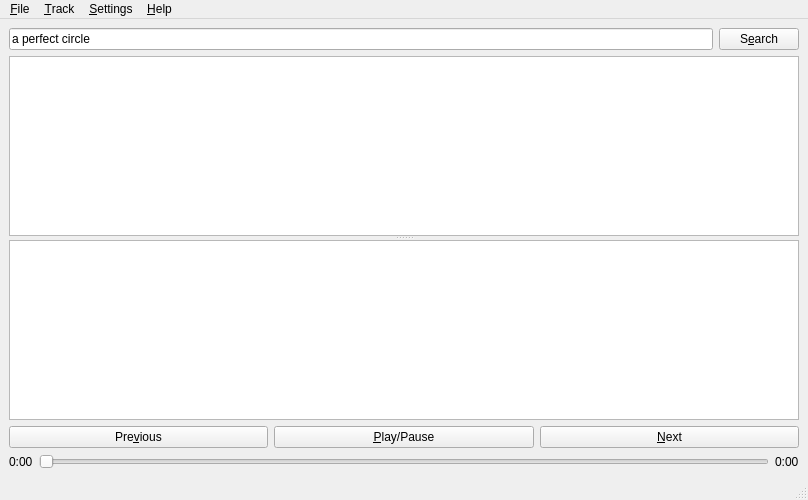
<?xml version="1.0" encoding="UTF-8"?>
<ui version="4.0">
 <class>GrooveWindow</class>
 <widget class="QMainWindow" name="GrooveWindow">
  <property name="geometry">
   <rect>
    <x>0</x>
    <y>0</y>
    <width>808</width>
    <height>500</height>
   </rect>
  </property>
  <property name="windowTitle">
   <string>Groovy</string>
  </property>
  <widget class="QWidget" name="centralwidget">
   <layout class="QVBoxLayout" name="verticalLayout">
    <item>
     <layout class="QHBoxLayout" name="grpSearch">
      <item>
       <widget class="QLineEdit" name="txtSearch">
        <property name="toolTip">
         <string>Search term</string>
        </property>
        <property name="text">
         <string>a perfect circle</string>
        </property>
       </widget>
      </item>
      <item>
       <widget class="QPushButton" name="btnSearch">
        <property name="toolTip">
         <string>Commence search</string>
        </property>
        <property name="text">
         <string>S&amp;earch</string>
        </property>
       </widget>
      </item>
     </layout>
    </item>
    <item>
     <widget class="QSplitter" name="splitTables">
      <property name="orientation">
       <enum>Qt::Vertical</enum>
      </property>
      <widget class="QTableView" name="tblSearchResults">
       <property name="toolTip">
        <string>Search results table</string>
       </property>
       <property name="alternatingRowColors">
        <bool>true</bool>
       </property>
       <property name="selectionBehavior">
        <enum>QAbstractItemView::SelectRows</enum>
       </property>
       <attribute name="horizontalHeaderDefaultSectionSize">
        <number>190</number>
       </attribute>
       <attribute name="horizontalHeaderStretchLastSection">
        <bool>true</bool>
       </attribute>
       <attribute name="horizontalHeaderStretchLastSection">
        <bool>true</bool>
       </attribute>
       <attribute name="horizontalHeaderDefaultSectionSize">
        <number>190</number>
       </attribute>
      </widget>
      <widget class="QTableView" name="tblPlaylistView">
       <property name="toolTip">
        <string>Playlist table</string>
       </property>
       <property name="alternatingRowColors">
        <bool>true</bool>
       </property>
       <property name="selectionBehavior">
        <enum>QAbstractItemView::SelectRows</enum>
       </property>
       <attribute name="horizontalHeaderDefaultSectionSize">
        <number>190</number>
       </attribute>
       <attribute name="horizontalHeaderStretchLastSection">
        <bool>true</bool>
       </attribute>
       <attribute name="horizontalHeaderStretchLastSection">
        <bool>true</bool>
       </attribute>
       <attribute name="horizontalHeaderDefaultSectionSize">
        <number>190</number>
       </attribute>
      </widget>
     </widget>
    </item>
    <item>
     <layout class="QHBoxLayout" name="grpControls">
      <item>
       <widget class="QPushButton" name="btnPrev">
        <property name="text">
         <string>Pre&amp;vious</string>
        </property>
       </widget>
      </item>
      <item>
       <widget class="QPushButton" name="btnPause">
        <property name="text">
         <string>&amp;Play/Pause</string>
        </property>
        <property name="checked">
         <bool>false</bool>
        </property>
       </widget>
      </item>
      <item>
       <widget class="QPushButton" name="btnNext">
        <property name="text">
         <string>&amp;Next</string>
        </property>
       </widget>
      </item>
     </layout>
    </item>
    <item>
     <layout class="QHBoxLayout" name="grpTime">
      <item>
       <widget class="QLabel" name="lblElapsed">
        <property name="toolTip">
         <string>Current time</string>
        </property>
        <property name="text">
         <string>0:00</string>
        </property>
       </widget>
      </item>
      <item>
       <widget class="QSlider" name="songProgress">
        <property name="toolTip">
         <string>Song time position</string>
        </property>
        <property name="orientation">
         <enum>Qt::Horizontal</enum>
        </property>
       </widget>
      </item>
      <item>
       <widget class="QLabel" name="lblTotal">
        <property name="toolTip">
         <string>Song duration</string>
        </property>
        <property name="text">
         <string>0:00</string>
        </property>
       </widget>
      </item>
     </layout>
    </item>
   </layout>
  </widget>
  <widget class="QMenuBar" name="menubar">
   <property name="geometry">
    <rect>
     <x>0</x>
     <y>0</y>
     <width>808</width>
     <height>25</height>
    </rect>
   </property>
   <widget class="QMenu" name="menu_File">
    <property name="title">
     <string>&amp;File</string>
    </property>
    <addaction name="action_Quit"/>
   </widget>
   <widget class="QMenu" name="menu_Track">
    <property name="title">
     <string>&amp;Track</string>
    </property>
    <addaction name="action_Previous"/>
    <addaction name="action_Play_Pause"/>
    <addaction name="action_Next"/>
   </widget>
   <widget class="QMenu" name="menu_Settings">
    <property name="title">
     <string>&amp;Settings</string>
    </property>
    <addaction name="action_Preferences"/>
   </widget>
   <widget class="QMenu" name="menu_Help">
    <property name="title">
     <string>&amp;Help</string>
    </property>
    <addaction name="action_About"/>
    <addaction name="action_Crash_Now"/>
   </widget>
   <addaction name="menu_File"/>
   <addaction name="menu_Track"/>
   <addaction name="menu_Settings"/>
   <addaction name="menu_Help"/>
  </widget>
  <widget class="QStatusBar" name="statusbar"/>
  <action name="action_Quit">
   <property name="text">
    <string>&amp;Quit</string>
   </property>
   <property name="shortcut">
    <string>Ctrl+Q</string>
   </property>
  </action>
  <action name="action_Previous">
   <property name="text">
    <string>Pre&amp;vious</string>
   </property>
   <property name="shortcut">
    <string>PgUp</string>
   </property>
  </action>
  <action name="action_Play_Pause">
   <property name="text">
    <string>&amp;Play/Pause</string>
   </property>
   <property name="shortcut">
    <string>Space</string>
   </property>
  </action>
  <action name="action_Next">
   <property name="text">
    <string>&amp;Next</string>
   </property>
   <property name="shortcut">
    <string>PgDown</string>
   </property>
  </action>
  <action name="action_Preferences">
   <property name="text">
    <string>&amp;Preferences</string>
   </property>
  </action>
  <action name="action_About">
   <property name="text">
    <string>&amp;About</string>
   </property>
  </action>
  <action name="action_Crash_Now">
   <property name="text">
    <string>&amp;Crash Now!</string>
   </property>
  </action>
 </widget>
 <resources/>
 <connections>
  <connection>
   <sender>btnSearch</sender>
   <signal>clicked()</signal>
   <receiver>GrooveWindow</receiver>
   <slot>onSearchButtonPress()</slot>
   <hints>
    <hint type="sourcelabel">
     <x>760</x>
     <y>45</y>
    </hint>
    <hint type="destinationlabel">
     <x>403</x>
     <y>296</y>
    </hint>
   </hints>
  </connection>
  <connection>
   <sender>txtSearch</sender>
   <signal>returnPressed()</signal>
   <receiver>GrooveWindow</receiver>
   <slot>onSearchButtonPress()</slot>
   <hints>
    <hint type="sourcelabel">
     <x>363</x>
     <y>45</y>
    </hint>
    <hint type="destinationlabel">
     <x>403</x>
     <y>296</y>
    </hint>
   </hints>
  </connection>
  <connection>
   <sender>tblSearchResults</sender>
   <signal>doubleClicked(QModelIndex)</signal>
   <receiver>GrooveWindow</receiver>
   <slot>onQueueSong(QModelIndex)</slot>
   <hints>
    <hint type="sourcelabel">
     <x>275</x>
     <y>235</y>
    </hint>
    <hint type="destinationlabel">
     <x>403</x>
     <y>296</y>
    </hint>
   </hints>
  </connection>
  <connection>
   <sender>songProgress</sender>
   <signal>sliderMoved(int)</signal>
   <receiver>GrooveWindow</receiver>
   <slot>beginSeekSong(int)</slot>
   <hints>
    <hint type="sourcelabel">
     <x>451</x>
     <y>466</y>
    </hint>
    <hint type="destinationlabel">
     <x>403</x>
     <y>296</y>
    </hint>
   </hints>
  </connection>
  <connection>
   <sender>songProgress</sender>
   <signal>sliderReleased()</signal>
   <receiver>GrooveWindow</receiver>
   <slot>endSeekSong()</slot>
   <hints>
    <hint type="sourcelabel">
     <x>451</x>
     <y>466</y>
    </hint>
    <hint type="destinationlabel">
     <x>403</x>
     <y>296</y>
    </hint>
   </hints>
  </connection>
  <connection>
   <sender>btnNext</sender>
   <signal>clicked()</signal>
   <receiver>GrooveWindow</receiver>
   <slot>onBtnNext()</slot>
   <hints>
    <hint type="sourcelabel">
     <x>797</x>
     <y>442</y>
    </hint>
    <hint type="destinationlabel">
     <x>403</x>
     <y>296</y>
    </hint>
   </hints>
  </connection>
  <connection>
   <sender>btnPause</sender>
   <signal>clicked()</signal>
   <receiver>GrooveWindow</receiver>
   <slot>onBtnPause()</slot>
   <hints>
    <hint type="sourcelabel">
     <x>532</x>
     <y>442</y>
    </hint>
    <hint type="destinationlabel">
     <x>403</x>
     <y>296</y>
    </hint>
   </hints>
  </connection>
  <connection>
   <sender>btnPrev</sender>
   <signal>clicked()</signal>
   <receiver>GrooveWindow</receiver>
   <slot>onBtnPrev()</slot>
   <hints>
    <hint type="sourcelabel">
     <x>149</x>
     <y>442</y>
    </hint>
    <hint type="destinationlabel">
     <x>403</x>
     <y>296</y>
    </hint>
   </hints>
  </connection>
  <connection>
   <sender>action_Play_Pause</sender>
   <signal>triggered()</signal>
   <receiver>GrooveWindow</receiver>
   <slot>onBtnPause()</slot>
   <hints>
    <hint type="sourcelabel">
     <x>-1</x>
     <y>-1</y>
    </hint>
    <hint type="destinationlabel">
     <x>403</x>
     <y>250</y>
    </hint>
   </hints>
  </connection>
  <connection>
   <sender>action_Next</sender>
   <signal>triggered()</signal>
   <receiver>GrooveWindow</receiver>
   <slot>onBtnNext()</slot>
   <hints>
    <hint type="sourcelabel">
     <x>-1</x>
     <y>-1</y>
    </hint>
    <hint type="destinationlabel">
     <x>403</x>
     <y>250</y>
    </hint>
   </hints>
  </connection>
  <connection>
   <sender>action_Previous</sender>
   <signal>triggered()</signal>
   <receiver>GrooveWindow</receiver>
   <slot>onBtnPrev()</slot>
   <hints>
    <hint type="sourcelabel">
     <x>-1</x>
     <y>-1</y>
    </hint>
    <hint type="destinationlabel">
     <x>403</x>
     <y>250</y>
    </hint>
   </hints>
  </connection>
  <connection>
   <sender>action_Quit</sender>
   <signal>triggered()</signal>
   <receiver>GrooveWindow</receiver>
   <slot>close()</slot>
   <hints>
    <hint type="sourcelabel">
     <x>-1</x>
     <y>-1</y>
    </hint>
    <hint type="destinationlabel">
     <x>403</x>
     <y>250</y>
    </hint>
   </hints>
  </connection>
  <connection>
   <sender>action_Preferences</sender>
   <signal>triggered()</signal>
   <receiver>GrooveWindow</receiver>
   <slot>openPrefs()</slot>
   <hints>
    <hint type="sourcelabel">
     <x>-1</x>
     <y>-1</y>
    </hint>
    <hint type="destinationlabel">
     <x>403</x>
     <y>249</y>
    </hint>
   </hints>
  </connection>
  <connection>
   <sender>action_About</sender>
   <signal>triggered()</signal>
   <receiver>GrooveWindow</receiver>
   <slot>openAbout()</slot>
   <hints>
    <hint type="sourcelabel">
     <x>-1</x>
     <y>-1</y>
    </hint>
    <hint type="destinationlabel">
     <x>403</x>
     <y>249</y>
    </hint>
   </hints>
  </connection>
  <connection>
   <sender>action_Crash_Now</sender>
   <signal>triggered()</signal>
   <receiver>GrooveWindow</receiver>
   <slot>crash()</slot>
   <hints>
    <hint type="sourcelabel">
     <x>-1</x>
     <y>-1</y>
    </hint>
    <hint type="destinationlabel">
     <x>403</x>
     <y>249</y>
    </hint>
   </hints>
  </connection>
 </connections>
 <slots>
  <slot>onSearchButtonPress()</slot>
  <slot>onQueueSong(QModelIndex)</slot>
  <slot>onPlaySong(QModelIndex)</slot>
  <slot>beginSeekSong(int)</slot>
  <slot>endSeekSong()</slot>
  <slot>songTick(qint64)</slot>
  <slot>songTotalTimeChanged(qint64)</slot>
  <slot>onBtnPause()</slot>
  <slot>onBtnNext()</slot>
  <slot>onBtnPrev()</slot>
  <slot>openPrefs()</slot>
  <slot>openAbout()</slot>
  <slot>crash()</slot>
 </slots>
</ui>
